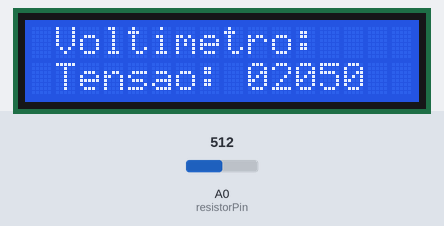
The sketch below on a simulated Arduino Uno, built with avr-gcc and run on an emulated ATmega328P. Parts: 16×2 character LCD. The inputs (shaded band) are chosen by the test bench; at power-on: A0 (resistorPin) = 512.

Above: at 2.0 s.
2.1 s: A0 (resistorPin) set to 526
At 3.6 s:
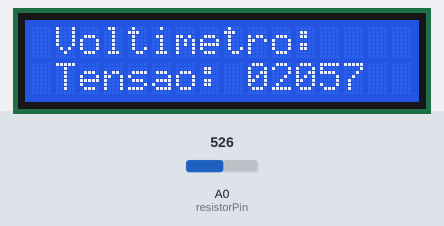
4.3 s: A0 (resistorPin) set to 716
At 5.9 s:
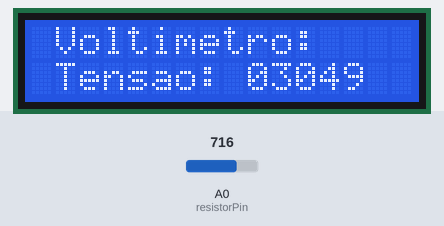
6.8 s: A0 (resistorPin) set to 900
At 8.7 s:
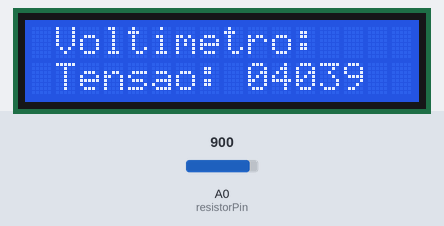
Timing chart, 0 to 10.2 s (numbered marks = the images above; inputs shaded):
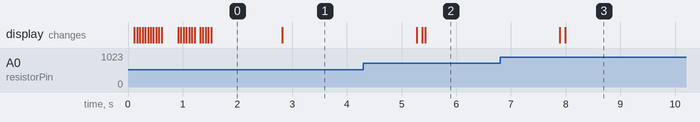

Measured:
- the behaviour switches between 513 and 514 on A0 (resistorPin) (found by bisection; images 0 and 1)
- after the input at 2.1 s, the display: changes after 0.72 s (image 1)
- after the input at 4.3 s, the display: first changes after 0.98 s (image 2 shows a later state)
- after the input at 6.8 s, the display: first changes after 1.1 s (image 3 shows a later state)

The sketch:

voltage_let.ino
```cpp
#include <LiquidCrystal.h>

char array1[]=" Voltimetro:       ";
char array2[]=" Tensao: 0.00V      ";

//Muda o numero mostrado no lcd de acordo com a mudança do potenciometro

LiquidCrystal lcd(4, 6, 10, 11, 12, 13);
int resistorPin = 0;
int valor=0;
int tempo = 50;

void setup()
{
  lcd.begin(16, 2);
  lcd.clear();
  lcd.setCursor(0,0);
  for (int posicao1 = 0; posicao1 < 16; posicao1++)
  {
      lcd.print(array1[posicao1]);
      delay(tempo);
  }
}

void loop()
{
   valor = analogRead(resistorPin)*(5.0 / 1023.0)*100;
   array2[10]  = valor/100%10+0x30;
   array2[12] = valor/10%10+0x30;
   array2[13] = valor%10+0x30;
   lcd.setCursor(0,1);
   for (int posicao3 = 0; posicao3 < 26; posicao3++)
   {
     lcd.print(array2[posicao3]);
     delay(tempo);
   }
}
```
